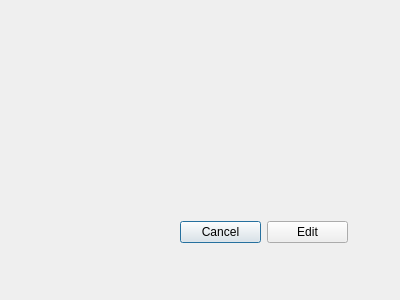
<?xml version="1.0" encoding="UTF-8"?>
<ui version="4.0">
 <class>Dialog_edit</class>
 <widget class="QDialog" name="Dialog_edit">
  <property name="geometry">
   <rect>
    <x>0</x>
    <y>0</y>
    <width>400</width>
    <height>300</height>
   </rect>
  </property>
  <property name="windowTitle">
   <string>Dialog</string>
  </property>
  <widget class="QWidget" name="">
   <property name="geometry">
    <rect>
     <x>180</x>
     <y>220</y>
     <width>168</width>
     <height>24</height>
    </rect>
   </property>
   <layout class="QHBoxLayout" name="horizontalLayout">
    <item>
     <widget class="QPushButton" name="pushButton_2">
      <property name="text">
       <string>Cancel</string>
      </property>
     </widget>
    </item>
    <item>
     <widget class="QPushButton" name="pushButton">
      <property name="text">
       <string>Edit</string>
      </property>
     </widget>
    </item>
   </layout>
  </widget>
 </widget>
 <resources/>
 <connections/>
</ui>
